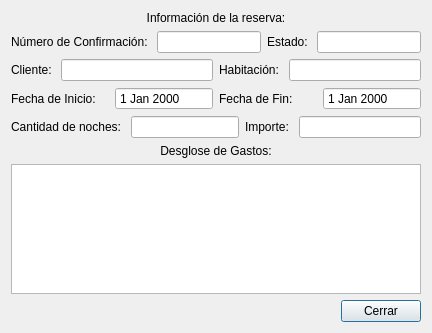
<?xml version="1.0" encoding="UTF-8"?>
<ui version="4.0">
 <class>InfoReserva</class>
 <widget class="QDialog" name="InfoReserva">
  <property name="geometry">
   <rect>
    <x>0</x>
    <y>0</y>
    <width>432</width>
    <height>333</height>
   </rect>
  </property>
  <property name="windowTitle">
   <string>Dialog</string>
  </property>
  <layout class="QVBoxLayout" name="verticalLayout">
   <item>
    <widget class="QLabel" name="label">
     <property name="text">
      <string>Información de la reserva:</string>
     </property>
     <property name="alignment">
      <set>Qt::AlignmentFlag::AlignCenter</set>
     </property>
    </widget>
   </item>
   <item>
    <layout class="QHBoxLayout" name="horizontalLayout_10">
     <item>
      <layout class="QHBoxLayout" name="horizontalLayout">
       <item>
        <widget class="QLabel" name="label_2">
         <property name="text">
          <string>Número de Confirmación: </string>
         </property>
        </widget>
       </item>
       <item>
        <widget class="QLineEdit" name="lineEditNumeroConfirmacion">
         <property name="readOnly">
          <bool>true</bool>
         </property>
        </widget>
       </item>
      </layout>
     </item>
     <item>
      <layout class="QHBoxLayout" name="horizontalLayout_6">
       <item>
        <widget class="QLabel" name="label_7">
         <property name="text">
          <string>Estado: </string>
         </property>
        </widget>
       </item>
       <item>
        <widget class="QLineEdit" name="lineEditEstado">
         <property name="readOnly">
          <bool>true</bool>
         </property>
        </widget>
       </item>
      </layout>
     </item>
    </layout>
   </item>
   <item>
    <layout class="QHBoxLayout" name="horizontalLayout_12">
     <item>
      <layout class="QHBoxLayout" name="horizontalLayout_2">
       <item>
        <widget class="QLabel" name="label_3">
         <property name="text">
          <string>Cliente: </string>
         </property>
        </widget>
       </item>
       <item>
        <widget class="QLineEdit" name="lineEditCliente">
         <property name="readOnly">
          <bool>true</bool>
         </property>
        </widget>
       </item>
      </layout>
     </item>
     <item>
      <layout class="QHBoxLayout" name="horizontalLayout_3">
       <item>
        <widget class="QLabel" name="label_4">
         <property name="text">
          <string>Habitación: </string>
         </property>
        </widget>
       </item>
       <item>
        <widget class="QLineEdit" name="lineEditHabitacion">
         <property name="readOnly">
          <bool>true</bool>
         </property>
        </widget>
       </item>
      </layout>
     </item>
    </layout>
   </item>
   <item>
    <layout class="QHBoxLayout" name="horizontalLayout_11">
     <item>
      <layout class="QHBoxLayout" name="horizontalLayout_4">
       <item>
        <widget class="QLabel" name="label_5">
         <property name="text">
          <string>Fecha de Inicio: </string>
         </property>
        </widget>
       </item>
       <item>
        <widget class="QDateEdit" name="dateEditInicio">
         <property name="readOnly">
          <bool>true</bool>
         </property>
         <property name="buttonSymbols">
          <enum>QAbstractSpinBox::ButtonSymbols::NoButtons</enum>
         </property>
        </widget>
       </item>
      </layout>
     </item>
     <item>
      <layout class="QHBoxLayout" name="horizontalLayout_8">
       <item>
        <widget class="QLabel" name="label_9">
         <property name="text">
          <string>Fecha de Fin:</string>
         </property>
        </widget>
       </item>
       <item>
        <widget class="QDateEdit" name="dateEditFin">
         <property name="wrapping">
          <bool>false</bool>
         </property>
         <property name="frame">
          <bool>true</bool>
         </property>
         <property name="readOnly">
          <bool>true</bool>
         </property>
         <property name="buttonSymbols">
          <enum>QAbstractSpinBox::ButtonSymbols::NoButtons</enum>
         </property>
        </widget>
       </item>
      </layout>
     </item>
    </layout>
   </item>
   <item>
    <layout class="QHBoxLayout" name="horizontalLayout_13">
     <item>
      <layout class="QHBoxLayout" name="horizontalLayout_5">
       <item>
        <widget class="QLabel" name="label_6">
         <property name="text">
          <string>Cantidad de noches: </string>
         </property>
        </widget>
       </item>
       <item>
        <widget class="QLineEdit" name="lineEditNoches">
         <property name="readOnly">
          <bool>true</bool>
         </property>
        </widget>
       </item>
      </layout>
     </item>
     <item>
      <layout class="QHBoxLayout" name="horizontalLayout_7">
       <item>
        <widget class="QLabel" name="label_8">
         <property name="text">
          <string>Importe: </string>
         </property>
        </widget>
       </item>
       <item>
        <widget class="QLineEdit" name="lineEditImporte">
         <property name="readOnly">
          <bool>true</bool>
         </property>
        </widget>
       </item>
      </layout>
     </item>
    </layout>
   </item>
   <item>
    <layout class="QVBoxLayout" name="verticalLayout_2">
     <item>
      <widget class="QLabel" name="label_10">
       <property name="text">
        <string>Desglose de Gastos:</string>
       </property>
       <property name="alignment">
        <set>Qt::AlignmentFlag::AlignCenter</set>
       </property>
      </widget>
     </item>
     <item>
      <widget class="QTextEdit" name="textEditGastos">
       <property name="autoFillBackground">
        <bool>true</bool>
       </property>
       <property name="readOnly">
        <bool>true</bool>
       </property>
      </widget>
     </item>
    </layout>
   </item>
   <item>
    <layout class="QHBoxLayout" name="horizontalLayout_9">
     <item>
      <spacer name="horizontalSpacer">
       <property name="orientation">
        <enum>Qt::Orientation::Horizontal</enum>
       </property>
       <property name="sizeHint" stdset="0">
        <size>
         <width>40</width>
         <height>20</height>
        </size>
       </property>
      </spacer>
     </item>
     <item>
      <widget class="QPushButton" name="pushButtonCerrar">
       <property name="text">
        <string>Cerrar</string>
       </property>
      </widget>
     </item>
    </layout>
   </item>
  </layout>
 </widget>
 <resources/>
 <connections/>
</ui>
